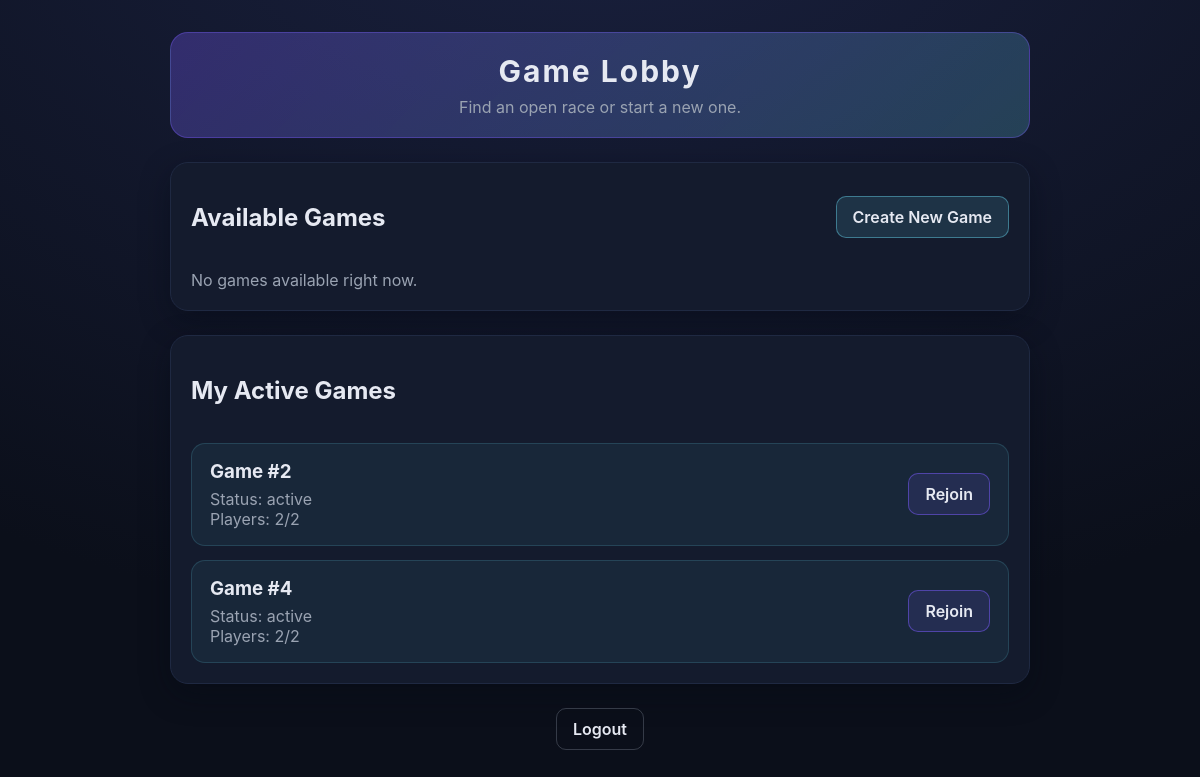
The page / (signed in) on the database as committed earlier.
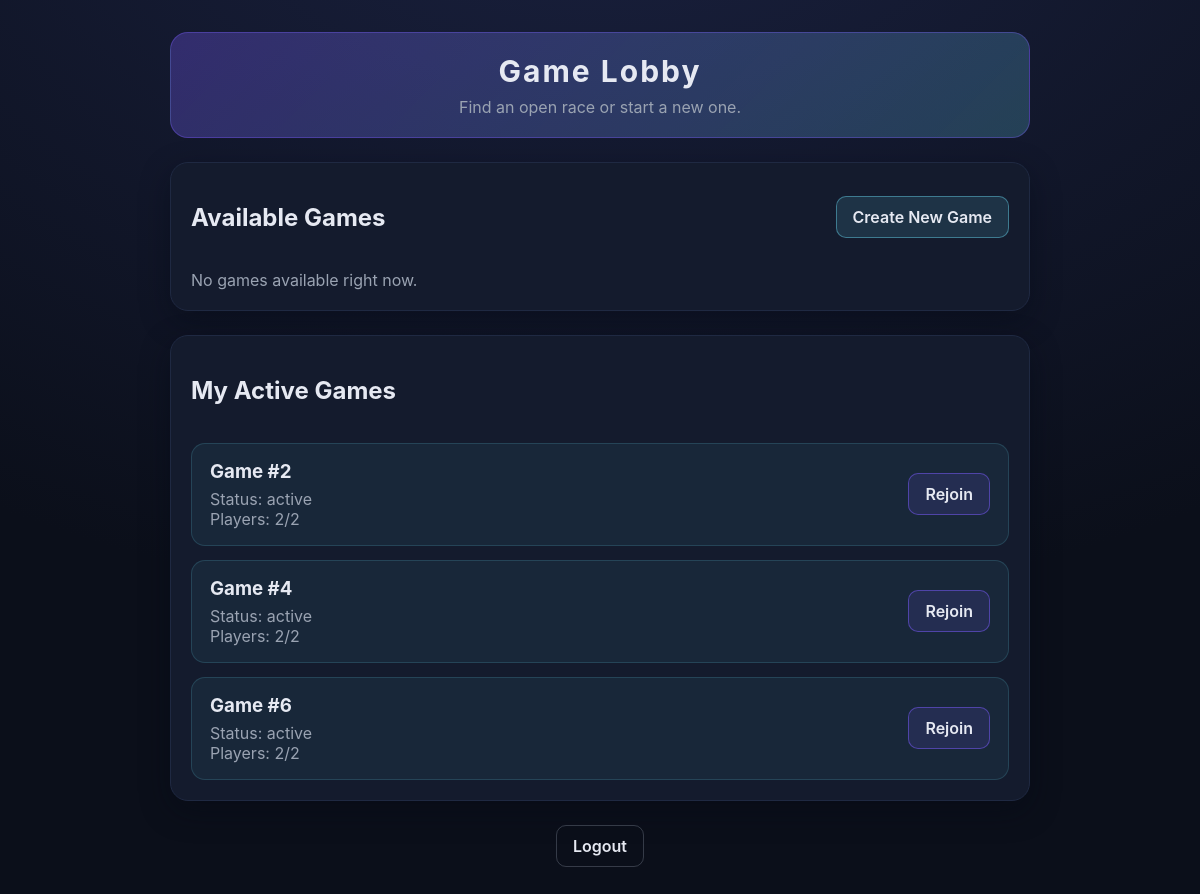
The same page on the database as committed later.
### game/models.py (models this page shows, shortened)
class Game(models.Model):
    STATUS_CHOICES = [
        ('waiting', 'Waiting'),
        ('active', 'Active'),
        ('finished', 'Finished'),
    ]
    MAX_PLAYERS = 2
    TURN_TIMEOUT_SECONDS = 20
    status = models.CharField(max_length=10, choices=STATUS_CHOICES, default='waiting')
    track_length = models.PositiveIntegerField(default=100)  # in meters
    turn_number = models.PositiveIntegerField(default=1)
    created_at = models.DateTimeField(auto_now_add=True)
    current_turn = models.ForeignKey('Player', null=True, blank=True, on_delete=models.SET_NULL, related_name='current_turn_games')
    danger_fields = models.JSONField(default=generate_danger_fields)
    winner = models.ForeignKey('Player', null=True, blank=True, on_delete=models.SET_NULL, related_name='won_games')   #null=true means null values are allowed, blank=true means admin can leave field blank
    turn_deadline = models.DateTimeField(null=True, blank=True)

### game/views.py (the view)
# urls.py: path('', game_lobby, name='game_lobby'),      #name let's you link URLs in views/templates by name
@login_required
def game_lobby(request):
    available_games = Game.objects.filter(status="waiting")
    active_games = Game.objects.filter(status="active", players__user=request.user).distinct()
    context = {
        "available_games": available_games,
        "active_games": active_games,
    }
    return render(request, "game/gamelobby.html", context)

### game/templates/game/gamelobby.html (shortened to what this page needs)
<!DOCTYPE html>
<html lang="en">
<head>
    {% load static %}
    <link rel="stylesheet" href="{% static 'game/lobby.css' %}">
</head>
<body>
    <div class="lobby-layout">
        <header class="lobby-header">
            <h1>Game Lobby</h1>
            <p>Find an open race or start a new one.</p>
        </header>
        <section class="lobby-panel">
            <div class="panel-header">
                <h2>Available Games</h2>
                <a class="primary-btn" href="{% url 'create_game' %}">Create New Game</a>
            </div>
            {% if available_games %}
                <ul class="game-list">
                {% for game in available_games %}
                    <li class="game-card">
                        <div>
                            <h3>Game #{{ game.id }}</h3>
                            <p>Players: {{ game.players.count }}/2</p>
                        </div>
                        <a class="secondary-btn" href="{% url 'join_game' game.id %}">Join</a>
                    </li>
                {% endfor %}
                </ul>
            {% else %}
                <p class="empty-state">No games available right now.</p>
            {% endif %}
        </section>
        <section class="lobby-panel">
            <div class="panel-header">
                <h2>My Active Games</h2>
            </div>
            {% if active_games %}
                <ul class="game-list">
                {% for game in active_games %}
                    <li class="game-card">
                        <div>
                            <h3>Game #{{ game.id }}</h3>
                            <p>Status: {{ game.status }}</p>
                            <p>Players: {{ game.players.count }}/2</p>
                        </div>
                        <a class="secondary-btn" href="{% url 'game_view' game.id %}">Rejoin</a>
                    </li>
                {% endfor %}
                </ul>
            {% else %}
                <p class="empty-state">You are not in any active games right now.</p>
            {% endif %}
        </section>
        <footer class="lobby-footer">
            <a class="ghost-btn" href="{% url 'logout' %}">Logout</a>
        </footer>
    </div>
</body>
</html>

Rows that differ between the two databases and show on the page:
added Game: id "6", status "active", players.count "2"
